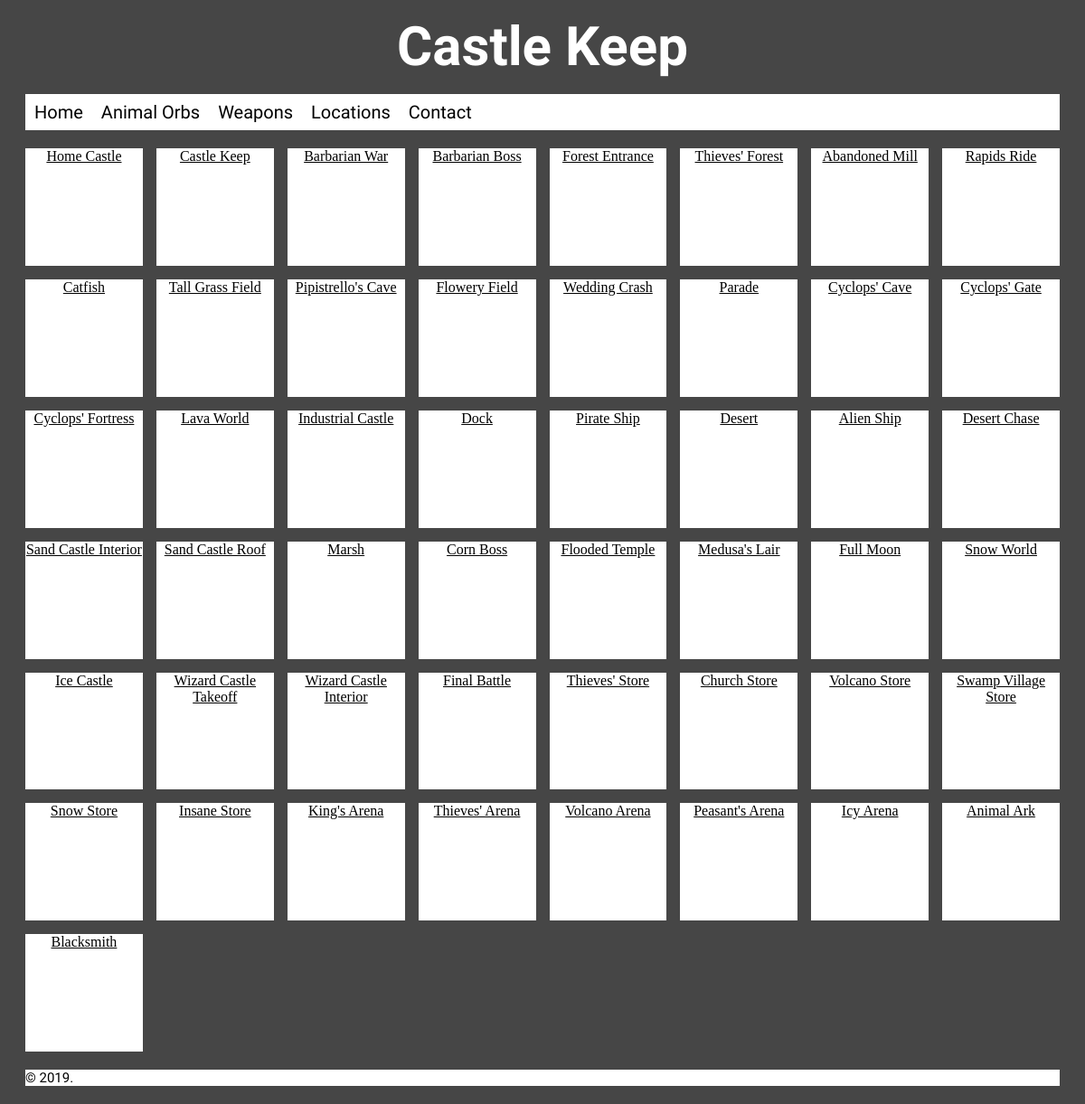
/all_locations, run on an earlier commit of the app's database.
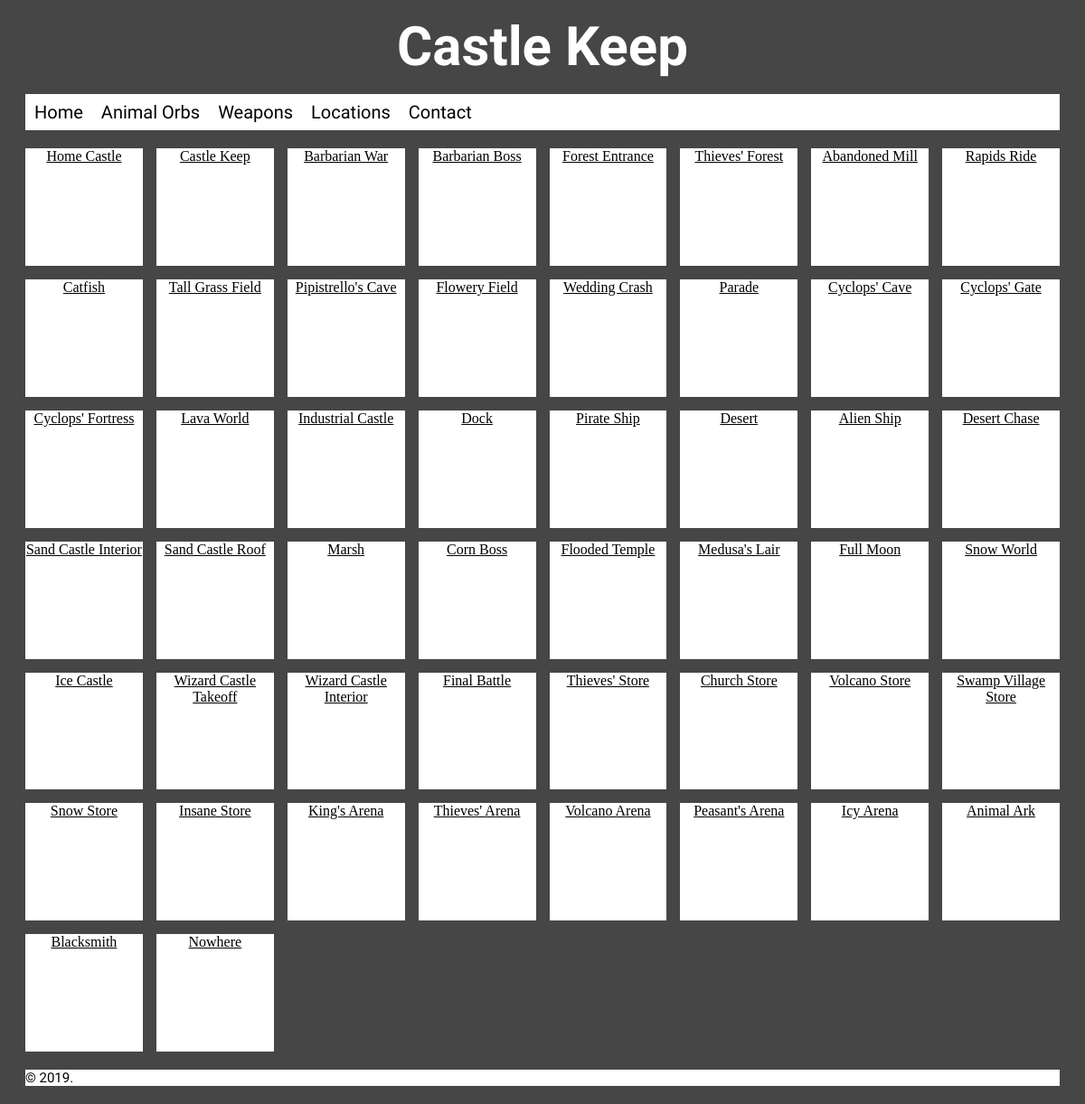
And on a later commit of the database.
### app/models.py (models this page shows)
class Location(db.Model):
    __tablename__ = 'Location'
    id = db.Column(db.Integer, primary_key=True, nullable=False)
    name = db.Column(db.String(100), nullable=False)
    description = db.Column(db.String(2000))
    chapter = db.Column(db.Integer, nullable=False)
    localeType = db.Column(db.String(10))
    orbs = db.relationship('Orb')
    weaponLoc = db.relationship('Weapon', backref = 'locale')

### app/routes.py (the view)
@app.route('/all_locations')
def all_locations():
	locations = Location.query.all()
	return render_template('all_locations.html',page_title="Locations", locations=locations)

### app/templates/all_locations.html
{% extends 'layout.html' %}
{% block content %}
<div class = "grid-container">
  {% for location in locations %}
    <div><a href = "/location/{{location.id}}">{{location.name}}</a></div>
  {% endfor %}
  </div>
{% endblock %}

What changed in the data, as far as the page shows it:
added Location: name "Nowhere"
